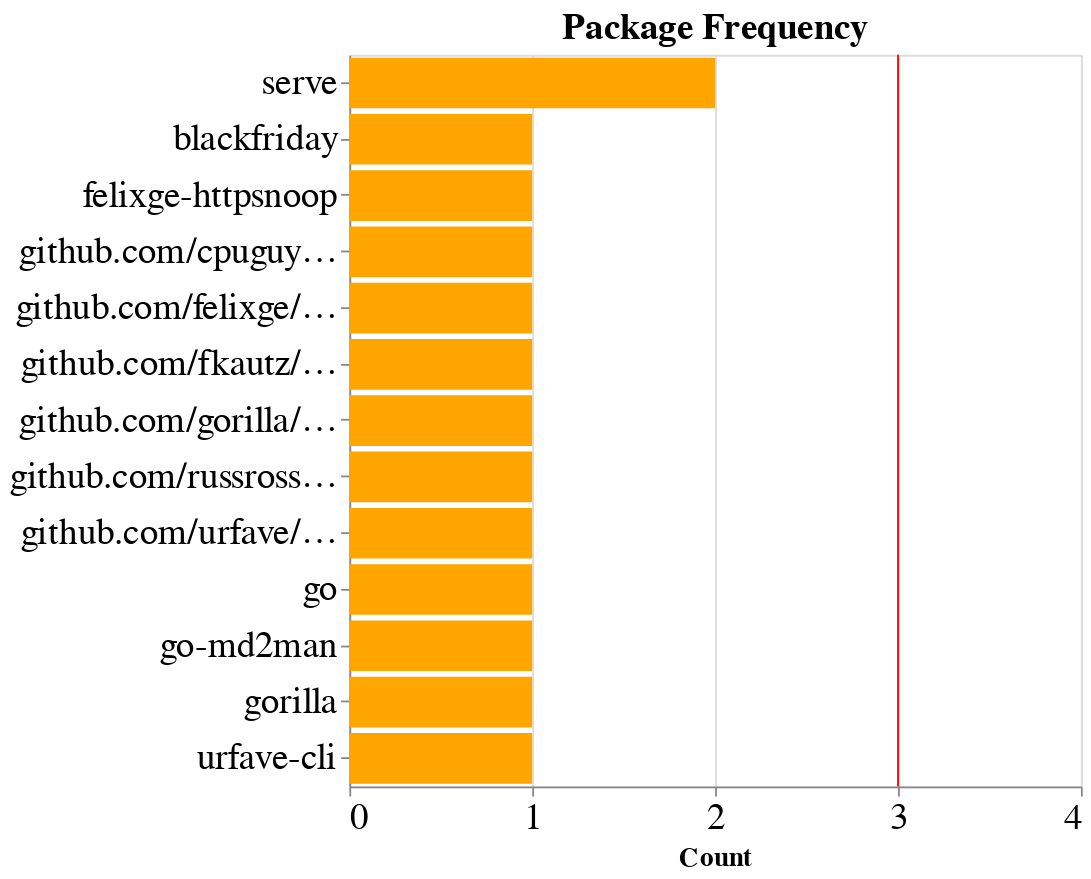

The notebook cell saved with this chart:
### Markdown cell above
#### Serve

### Code cell
# Filter data
chart_data = df_sbom_data_packages[(df_sbom_data_packages.target == 'serve')]
chart_data_grouped = chart_data.groupby(['package_names']).count().reset_index().sort_values('package_names').sort_values('bom', ascending=False)
# Plot data
pm1 = alt.Chart(chart_data_grouped, title='Package Frequency').mark_bar(color='orange').encode(
    x = alt.X('bom', title='Count', axis=alt.Axis(tickMinStep=1), scale=alt.Scale(domain=(0,len(chart_data.producer.unique())+1))),
    y = alt.Y('package_names', sort='-x', title=None)
)
rule = alt.Chart(chart_data.drop_duplicates(subset=['producer'])).mark_rule(color='red').encode(
    x=('count(producer)')
)
(pm1+rule).properties(height=400,width=400).configure_axis(
    labelFontSize=20,
    titleFontSize=15
).configure_title(fontSize=20)

### Figure 1 — Vega-Lite specification as saved in the notebook (floating-point values rounded to 4 significant figures)
{"config": {"view": {"continuousWidth": 400, "continuousHeight": 300}, "axis": {"labelFontSize": 20, "titleFontSize": 15}, "title": {"fontSize": 20}}, "layer": [{"data": {"name": "data-241df60da5b523f820e58e4c9f614ee7"}, "mark": {"type": "bar", "color": "orange"}, "encoding": {"x": {"type": "quantitative", "axis": {"tickMinStep": 1}, "field": "bom", "scale": {"domain": [0, 4]}, "title": "Count"}, "y": {"type": "nominal", "field": "package_names", "sort": "-x", "title": null}}, "title": "Package Frequency"}, {"data": {"name": "data-202c56169cce0f0917f2e2919b8ac2b6"}, "mark": {"type": "rule", "color": "red"}, "encoding": {"x": {"type": "nominal", "aggregate": "count", "field": "producer"}}}], "height": 400, "width": 400, "$schema": "https://vega.github.io/schema/vega-lite/v4.8.1.json", "datasets": {"data-241df60da5b523f820e58e4c9f614ee7": [{"package_names": "serve", "bom": 2, "files": 2, "files_with_hashes": 2, "got_final_product": 2, "packages": 2, "packages_with_hashes": 2, "packages_with_ids": 2, "packages_with_names": 2, "packages_with_suppliers": 2, "relationships": 2, "sbom_author": 2, "sbom_created": 2, "sbom_target": 2, "supplier_names": 2, "type_x": 2, "file": 2, "format": 2, "gzipped": 2, "standard": 2, "version": 2, "zipfile": 2, "target": 2, "producer": 2, "sbom": 0, "type_y": 0}, {"package_names": "blackfriday", "bom": 1, "files": 1, "files_with_hashes": 0, "got_final_product": 1, "packages": 1, "packages_with_hashes": 1, "packages_with_ids": 1, "packages_with_names": 1, "packages_with_suppliers": 1, "relationships": 1, "sbom_author": 1, "sbom_created": 1, "sbom_target": 1, "supplier_names": 1, "type_x": 1, "file": 1, "format": 1, "gzipped": 1, "standard": 1, "version": 1, "zipfile": 1, "target": 1, "producer": 1, "sbom": 0, "type_y": 0}, {"package_names": "felixge-httpsnoop", "bom": 1, "files": 1, "files_with_hashes": 0, "got_final_product": 1, "packages": 1, "packages_with_hashes": 1, "packages_with_ids": 1, "packages_with_names": 1, "packages_with_suppliers": 1, "relationships": 1, "sbom_author": 1, "sbom_created": 1, "sbom_target": 1, "supplier_names": 1, "type_x": 1, "file": 1, "format": 1, "gzipped": 1, "standard": 1, "version": 1, "zipfile": 1, "target": 1, "producer": 1, "sbom": 0, "type_y": 0}, {"package_names": "github.com/cpuguy83/go-md2man/v2@v2.0.0", "bom": 1, "files": 1, "files_with_hashes": 1, "got_final_product": 1, "packages": 1, "packages_with_hashes": 1, "packages_with_ids": 1, "packages_with_names": 1, "packages_with_suppliers": 1, "relationships": 1, "sbom_author": 1, "sbom_created": 1, "sbom_target": 1, "supplier_names": 1, "type_x": 1, "file": 1, "format": 1, "gzipped": 1, "standard": 1, "version": 1, "zipfile": 1, "target": 1, "producer": 1, "sbom": 0, "type_y": 0}, {"package_names": "github.com/felixge/httpsnoop@v1.0.2", "bom": 1, "files": 1, "files_with_hashes": 1, "got_final_product": 1, "packages": 1, "packages_with_hashes": 1, "packages_with_ids": 1, "packages_with_names": 1, "packages_with_suppliers": 1, "relationships": 1, "sbom_author": 1, "sbom_created": 1, "sbom_target": 1, "supplier_names": 1, "type_x": 1, "file": 1, "format": 1, "gzipped": 1, "standard": 1, "version": 1, "zipfile": 1, "target": 1, "producer": 1, "sbom": 0, "type_y": 0}, {"package_names": "github.com/fkautz/serve", "bom": 1, "files": 1, "files_with_hashes": 1, "got_final_product": 1, "packages": 1, "packages_with_hashes": 1, "packages_with_ids": 1, "packages_with_names": 1, "packages_with_suppliers": 1, "relationships": 1, "sbom_author": 1, "sbom_created": 1, "sbom_target": 1, "supplier_names": 1, "type_x": 1, "file": 1, "format": 1, "gzipped": 1, "standard": 1, "version": 1, "zipfile": 1, "target": 1, "producer": 1, "sbom": 0, "type_y": 0}, {"package_names": "github.com/gorilla/handlers@v1.5.1", "bom": 1, "files": 1, "files_with_hashes": 1, "got_final_product": 1, "packages": 1, "packages_with_hashes": 1, "packages_with_ids": 1, "packages_with_names": 1, "packages_with_suppliers": 1, "relationships": 1, "sbom_author": 1, "sbom_created": 1, "sbom_target": 1, "supplier_names": 1, "type_x": 1, "file": 1, "format": 1, "gzipped": 1, "standard": 1, "version": 1, "zipfile": 1, "target": 1, "producer": 1, "sbom": 0, "type_y": 0}, {"package_names": "github.com/russross/blackfriday/v2@v2.1.0", "bom": 1, "files": 1, "files_with_hashes": 1, "got_final_product": 1, "packages": 1, "packages_with_hashes": 1, "packages_with_ids": 1, "packages_with_names": 1, "packages_with_suppliers": 1, "relationships": 1, "sbom_author": 1, "sbom_created": 1, "sbom_target": 1, "supplier_names": 1, "type_x": 1, "file": 1, "format": 1, "gzipped": 1, "standard": 1, "version": 1, "zipfile": 1, "target": 1, "producer": 1, "sbom": 0, "type_y": 0}, {"package_names": "github.com/urfave/cli@v1.22.5", "bom": 1, "files": 1, "files_with_hashes": 1, "got_final_product": 1, "packages": 1, "packages_with_hashes": 1, "packages_with_ids": 1, "packages_with_names": 1, "packages_with_suppliers": 1, "relationships": 1, "sbom_author": 1, "sbom_created": 1, "sbom_target": 1, "supplier_names": 1, "type_x": 1, "file": 1, "format": 1, "gzipped": 1, "standard": 1, "version": 1, "zipfile": 1, "target": 1, "producer": 1, "sbom": 0, "type_y": 0}, {"package_names": "go", "bom": 1, "files": 1, "files_with_hashes": 0, "got_final_product": 1, "packages": 1, "packages_with_hashes": 1, "packages_with_ids": 1, "packages_with_names": 1, "packages_with_suppliers": 1, "relationships": 1, "sbom_author": 1, "sbom_created": 1, "sbom_target": 1, "supplier_names": 1, "type_x": 1, "file": 1, "format": 1, "gzipped": 1, "standard": 1, "version": 1, "zipfile": 1, "target": 1, "producer": 1, "sbom": 0, "type_y": 0}, {"package_names": "go-md2man", "bom": 1, "files": 1, "files_with_hashes": 0, "got_final_product": 1, "packages": 1, "packages_with_hashes": 1, "packages_with_ids": 1, "packages_with_names": 1, "packages_with_suppliers": 1, "relationships": 1, "sbom_author": 1, "sbom_created": 1, "sbom_target": 1, "supplier_names": 1, "type_x": 1, "file": 1, "format": 1, "gzipped": 1, "standard": 1, "version": 1, "zipfile": 1, "target": 1, "producer": 1, "sbom": 0, "type_y": 0}, {"package_names": "gorilla", "bom": 1, "files": 1, "files_with_hashes": 0, "got_final_product": 1, "packages": 1, "packages_with_hashes": 1, "packages_with_ids": 1, "packages_with_names": 1, "packages_with_suppliers": 1, "relationships": 1, "sbom_author": 1, "sbom_created": 1, "sbom_target": 1, "supplier_names": 1, "type_x": 1, "file": 1, "format": 1, "gzipped": 1, "standard": 1, "version": 1, "zipfile": 1, "target": 1, "producer": 1, "sbom": 0, "type_y": 0}, {"package_names": "urfave-cli", "bom": 1, "files": 1, "files_with_hashes": 0, "got_final_product": 1, "packages": 1, "packages_with_hashes": 1, "packages_with_ids": 1, "packages_with_names": 1, "packages_with_suppliers": 1, "relationships": 1, "sbom_author": 1, "sbom_created": 1, "sbom_target": 1, "supplier_names": 1, "type_x": 1, "file": 1, "format": 1, "gzipped": 1, "standard": 1, "version": 1, "zipfile": 1, "target": 1, "producer": 1, "sbom": 0, "type_y": 0}], "data-202c56169cce0f0917f2e2919b8ac2b6": [{"bom": "inputs-docfest/FOSSology/serve/SPDX2TV_serve_1629808516.spdx", "files": 9, "files_with_hashes": 9.0, "got_final_product": true, "package_names": "serve", "packages": 1, "packages_with_hashes": 1, "packages_with_ids": 1, "packages_with_names": 1, "packages_with_suppliers": 0, "relationships": 1, "sbom_author": "Person: fossy (y)", "sbom_created": "2021-08-24T12:35:17Z", "sbom_target": "/srv/fossology/repository/report", "supplier_names": [], "type_x": "SpdxTvSbom", "file": "inputs-docfest/FOSSology/serve/SPDX2TV_serve_1629808516.spdx", "format": "tv", "gzipped": false, "standard": "spdx", "version": "2.2", "zipfile": false, "target": "serve", "producer": "FOSSology", "sbom": null, "type_y": null}, {"bom": "inputs-docfest/Cisco/Serve-v100-1630098082765.spdx.json", "files": 0, "files_with_hashes": null, "got_final_product": true, "package_names": "gorilla", "packages": 6, "packages_with_hashes": 0, "packages_with_ids": 6, "packages_with_names": 6, "packages_with_suppliers": 6, "relationships": 6, "sbom_author": "Organization: Cisco", "sbom_created": "2021-08-27T21:08:23Z", "sbom_target": "Serve-v1.0.0", "supplier_names": ["Organization: githubfelixge", "Organization: russross", "Organization: null"], "type_x": "SpdxJsonSbom", "file": "inputs-docfest/Cisco/Serve-v100-1630098082765.spdx.json", "format": "json", "gzipped": false, "standard": "spdx", "version": "SPDX-2.2", "zipfile": false, "target": "serve", "producer": "Cisco", "sbom": null, "type_y": null}, {"bom": "inputs-docfest/Kubernetes SIG Release/fkautz-serve.spdx", "files": 9, "files_with_hashes": 9.0, "got_final_product": true, "package_names": "github.com/urfave/cli@v1.22.5", "packages": 7, "packages_with_hashes": 1, "packages_with_ids": 7, "packages_with_names": 7, "packages_with_suppliers": 0, "relationships": 16, "sbom_author": "Tool: k8s.io/release/pkg/spdx", "sbom_created": "2021-09-04T02:40:40Z", "sbom_target": "SBOM-SPDX-04b1ff87-bf8f-4b01-bfb7-578a8075d41d", "supplier_names": [], "type_x": "SpdxTvSbom", "file": "inputs-docfest/Kubernetes SIG Release/fkautz-serve.spdx", "format": "tv", "gzipped": false, "standard": "spdx", "version": "2.2", "zipfile": false, "target": "serve", "producer": "Kubernetes SIG Release", "sbom": null, "type_y": null}]}}
